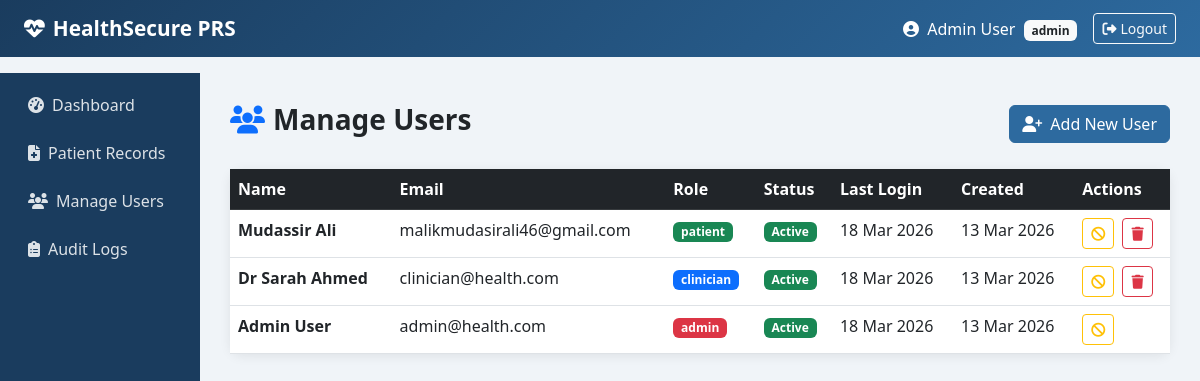
The page /admin/manage-users (signed in) on the database as committed earlier.
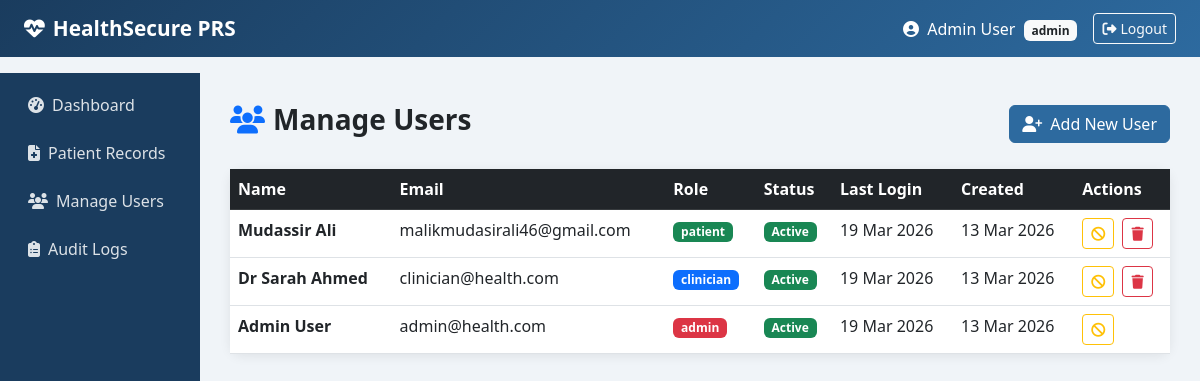
The same page on the database as committed later.
### models.py (models this page shows, shortened)
class User(UserMixin, db.Model):
    __tablename__ = 'users'
    id = db.Column(db.Integer, primary_key=True)
    full_name = db.Column(db.String(100), nullable=False)
    email = db.Column(db.String(120), unique=True, nullable=False)
    password_hash = db.Column(db.String(255), nullable=False)
    role = db.Column(db.String(20), nullable=False, default='patient')
    is_active = db.Column(db.Boolean, default=True)
    created_at = db.Column(db.DateTime, default=datetime.utcnow)
    last_login = db.Column(db.DateTime, nullable=True)

### routes/admin.py (the view)
@admin_bp.route('/manage-users')
@login_required
@admin_required
def manage_users():
    users = User.query.order_by(User.created_at.desc()).all()
    return render_template('admin/manage_users.html', users=users)

### extensions.py (called while the page is built)
@login_manager.user_loader
def load_user(user_id):
    from models import User
    return User.query.get(int(user_id))

### routes/admin.py (called while the page is built)
def admin_required(f):
    from functools import wraps
    @wraps(f)
    def decorated(*args, **kwargs):
        if current_user.role != 'admin':
            flash('Admin access required.', 'danger')
            return redirect(url_for('auth.dashboard'))
        return f(*args, **kwargs)
    return decorated

### templates/admin/manage_users.html (shortened to what this page needs)
{% extends 'shared/base.html' %}
{% block content %}
<div class="d-flex justify-content-between align-items-center mb-4">
    <h3 class="fw-bold">
        <i class="fas fa-users me-2 text-primary"></i>Manage Users
    </h3>
    <a href="{{ url_for('auth.register') }}" class="btn btn-primary">
        <i class="fas fa-user-plus me-2"></i>Add New User
    </a>
</div>
<div class="card">
    <div class="table-responsive">
        <table class="table table-hover mb-0">
            <thead class="table-dark">
                <tr>
                    <th>Name</th>
                    <th>Email</th>
                    <th>Role</th>
                    <th>Status</th>
                    <th>Last Login</th>
                    <th>Created</th>
                    <th>Actions</th>
                </tr>
            </thead>
            <tbody>
                {% for user in users %}
                <tr>
                    <td class="fw-semibold">{{ user.full_name }}</td>
                    <td>{{ user.email }}</td>
                    <td>
                        <span class="badge bg-{{
                            'danger' if user.role == 'admin'
                            else 'primary' if user.role == 'clinician'
                            else 'success' }}">
                            {{ user.role }}
                        </span>
                    </td>
                    <td>
                        <span class="badge bg-{{ 'success' if user.is_active else 'secondary' }}">
                            {{ 'Active' if user.is_active else 'Inactive' }}
                        </span>
                    </td>
                    <td>{{ user.last_login.strftime('%d %b %Y') if user.last_login else 'Never' }}</td>
                    <td>{{ user.created_at.strftime('%d %b %Y') if user.created_at else '—' }}</td>
                    <td>
                        <a href="{{ url_for('admin.toggle_user', user_id=user.id) }}"
                           class="btn btn-sm btn-outline-{{ 'warning' if user.is_active else 'success' }} me-1"
                           title="{{ 'Deactivate User' if user.is_active else 'Activate User' }}"
                           data-bs-toggle="tooltip"
                           onclick="return confirm('{{ 'Deactivate' if user.is_active else 'Activate' }} this user?')">
                          <i class="fas fa-{{ 'ban' if user.is_active else 'check' }}"></i>
                        </a>
                        {% if user.id != current_user.id %}
                       <a href="{{ url_for('admin.delete_user', user_id=user.id) }}"
                          class="btn btn-sm btn-outline-danger"
                          title="Delete User Permanently"
                          data-bs-toggle="tooltip"
                          onclick="return confirm('Permanently delete this user?')">
                         <i class="fas fa-trash"></i>
                       </a>
                        {% endif %}
                    </td>
                </tr>
                {% endfor %}
            </tbody>
        </table>
    </div>
</div>
{% endblock %}

### templates/shared/base.html (shortened to what this page needs)
<!DOCTYPE html>
<html lang="en">
<head>
    <link href="https://cdn.jsdelivr.net/npm/bootstrap@5.3.0/dist/css/bootstrap.min.css" rel="stylesheet">
    <link href="https://cdnjs.cloudflare.com/ajax/libs/font-awesome/6.4.0/css/all.min.css" rel="stylesheet">
</head>
<body>
<nav class="navbar navbar-expand-lg">
    <div class="container-fluid px-4">
        <a class="navbar-brand" href="#">
            <i class="fas fa-heartbeat me-2"></i>HealthSecure PRS
        </a>
        {% if current_user.is_authenticated %}
        <div class="ms-auto d-flex align-items-center">
            <span class="text-white me-3">
                <i class="fas fa-user-circle me-1"></i>
                {{ current_user.full_name }}
                <span class="badge bg-light text-dark ms-1">{{ current_user.role }}</span>
            </span>
            <a href="{{ url_for('auth.logout') }}" class="btn btn-outline-light btn-sm"><i class="fas fa-sign-out-alt me-1"></i>Logout</a>
        </div>
        {% endif %}
    </div>
</nav>
{% if current_user.is_authenticated %}
<div class="container-fluid">
    <div class="row">
        <div class="col-md-2 p-0 sidebar">
            <nav class="nav flex-column mt-2">
                {% if current_user.role == 'admin' %}
                    <a class="nav-link" href="{{ url_for('admin.dashboard') }}"><i class="fas fa-tachometer-alt me-2"></i>Dashboard</a>
                    <a class="nav-link" href="{{ url_for('records.list_records') }}"><i class="fas fa-file-medical me-2"></i>Patient Records</a>
                    <a class="nav-link" href="{{ url_for('admin.manage_users') }}"><i class="fas fa-users me-2"></i>Manage Users</a>
                    <a class="nav-link" href="{{ url_for('admin.audit_logs') }}"><i class="fas fa-clipboard-list me-2"></i>Audit Logs</a>
                {% endif %}
            </nav>
        </div>
        <div class="col-md-10 main-content">
            {% block content %}{% endblock %}
        </div>
    </div>
</div>
{% endif %}
</body>
</html>

### templates/shared/base.html (style rules this page uses)
body { background-color: #f0f4f8; font-family: 'Segoe UI', sans-serif; }
.navbar { background: linear-gradient(135deg, #1a3c5e, #2d6a9f); }
.navbar-brand { font-weight: 700; font-size: 1.3rem; color: white !important; }
.nav-link { color: rgba(255,255,255,0.85) !important; }
.card { border: none; border-radius: 12px; box-shadow: 0 2px 12px rgba(0,0,0,0.08); }
.btn-primary { background: #2d6a9f; border-color: #2d6a9f; }
.sidebar { background: #1a3c5e; min-height: calc(100vh - 56px); padding-top: 20px; }
.sidebar .nav-link { color: rgba(255,255,255,0.75); padding: 10px 20px; border-radius: 8px; margin: 2px 8px; }
.main-content { padding: 30px; }

Rows that differ between the two databases and show on the page:
changed User "Admin User": last_login "18 Mar 2026" → "19 Mar 2026"
changed User "Mudassir Ali": last_login "18 Mar 2026" → "19 Mar 2026"
changed User "Dr Sarah Ahmed": last_login "18 Mar 2026" → "19 Mar 2026"
